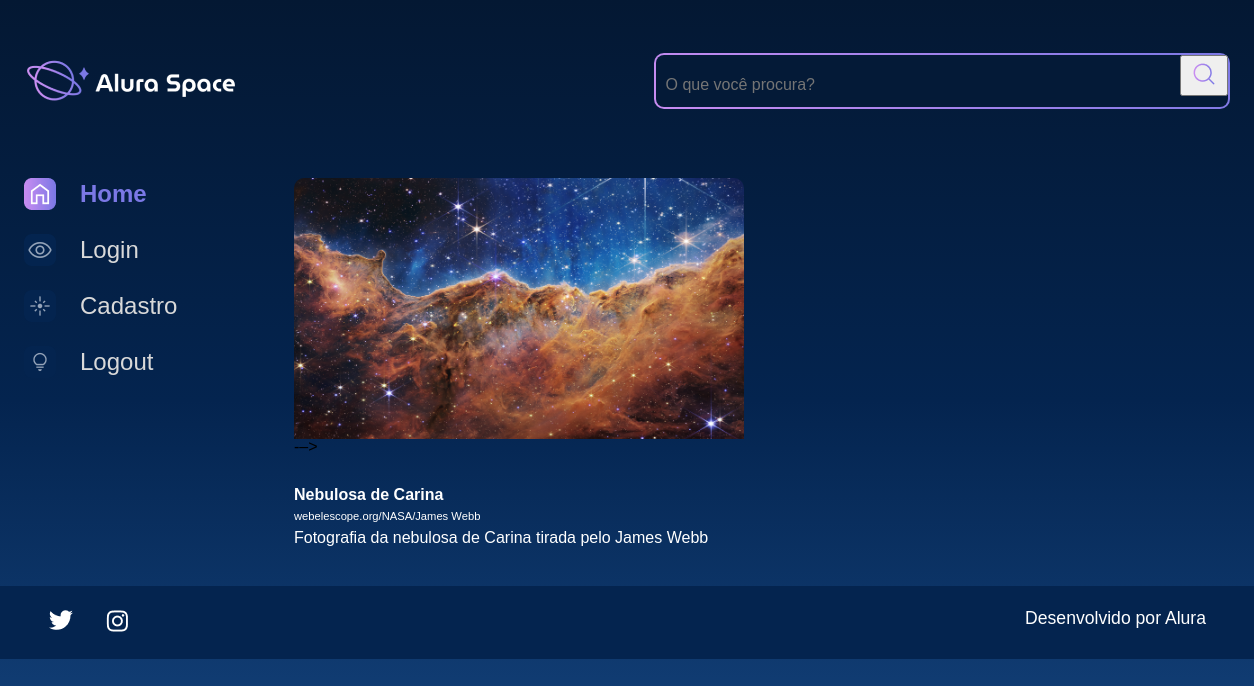
Page /imagem/1 on the committed database.
### galeria/models.py (models this page shows, shortened)
class Fotografia(models.Model):
    OPCOES_CATEGORIA = [
        ("NEBULOSA", "Nebulosa"),
        ("ESTRELA", "Estrela"),
        ("GALÁXIA", "Galáxia"),
        ("PLANETA", "Planeta"),
    ]
    nome = models.CharField(max_length=100, null=False, blank=False)
    legenda = models.CharField(max_length=150, null=False, blank=False)
    categoria = models.CharField(max_length=100, choices=OPCOES_CATEGORIA, default="")
    descricao = models.TextField(null=False, blank=False)
    foto = models.ImageField(upload_to="fotos/%Y/%m/%d/", blank=True)
    publicada = models.BooleanField(default=False)
    data_fotografia = models.DateTimeField(default=datetime.now, blank=False)
    usuario = models.ForeignKey(
        to=User,
        on_delete=models.SET_NULL,
        null=True,
        blank=False,
        related_name="user",
    )

### galeria/views.py (the view)
# urls.py: path("imagem/<int:foto_id>", imagem, name="imagem"),
def imagem(request, foto_id):
    fotografia = get_object_or_404(Fotografia, pk=foto_id)
    return render(request, "galeria/imagem.html", {"fotografia": fotografia})

### templates/galeria/imagem.html
{% extends 'galeria/base.html' %}
{% load static %}
{% block content %}
            <section class="conteudo">
                <section class="imagem">
                    <div class="imagem__conteudo">
                        {% if fotografia.foto == "" or fotografia.foto == null %}
                            <img class="card__imagem" src="{% static '/assets/imagens/galeria/not-found.jpg' %}{{fotografia.foto}}" alt="foto">
                        {% else %}
                            <img class="card__imagem" src="{{ fotografia.foto.url}}" alt="foto">
                        {% endif %}
                        <!–-  <img class="imagem__imagem" src="{% static '/assets/imagens/galeria/'%}{{fotografia.foto}}"> -–>
                        <div class="imagem__info">
                            <div class="imagem__texto">
                                <p class="imagem__titulo">{{fotografia.nome}}</p>
                                <p class="imagem__descricao">{{fotografia.legenda}}</p>
                                <p class="imagem__texto">{{fotografia.descricao}}</p>
                            </div>
                        </div>
                    </div>
                </section>
            </section>
        </main>
    </div>
{% endblock %}

### setup/static/styles/style.css (style rules this page uses)
html, body, div, span, applet, object, iframe, h1, h2, h3, h4, h5, h6, p, blockquote, pre, a, abbr, acronym, address, big, cite, code, del, dfn, em, img, ins, kbd, q, s, samp, small, strike, strong, sub, sup, tt, var, b, u, i, center, dl, dt, dd, ol, ul, li, fieldset, form, label, legend, table, caption, tbody, tfoot, thead, tr, th, td, article, aside, canvas, details, embed, figure, figcaption, footer, header, hgroup, menu, nav, output, ruby, section, summary, time, mark, audio, video { margin: 0; padding: 0; border: 0; font-size: 100%; font: inherit; vertical-align: baseline; }
article, aside, details, figcaption, figure, footer, header, hgroup, menu, nav, section { display: block; }
body { line-height: 1; font-family: 'Space Grotesk', sans-serif; min-height: 100vh; background: linear-gradient(#041833,#04244F,#154580); background-repeat: no-repeat; background-position: center; background-size: cover; }
.card__imagem { width: 450px; border-radius: 10px 10px 0 0; }
.imagem { display: flex; justify-content: center; align-items: center; }
.imagem__conteudo { background-color: transparent; display: flex; flex-direction: column; border-radius: 20px 20px 0 0; width: 950px; }
.imagem__info { font-size: 1.2rem; display: flex; justify-content: space-between; align-items: center; margin-bottom: 1rem; margin-top: 1rem; }
.imagem__texto { display: flex; flex-direction: column; justify-content: space-between; color: #FFFFFF; margin-top: 0.5rem; }
.imagem__titulo { font-weight: bold; line-height: 2rem; color: #FFFFFF; }
.imagem__texto { font-size: 1rem; }
.imagem__descricao { font-size: 0.7rem; }

### rows in the picture
Fotografia: foto (picture), nome "Nebulosa de Carina", legenda "webelescope.org/NASA/James Webb", descricao "Fotografia da nebulosa de Carina tirada pelo James Webb"
